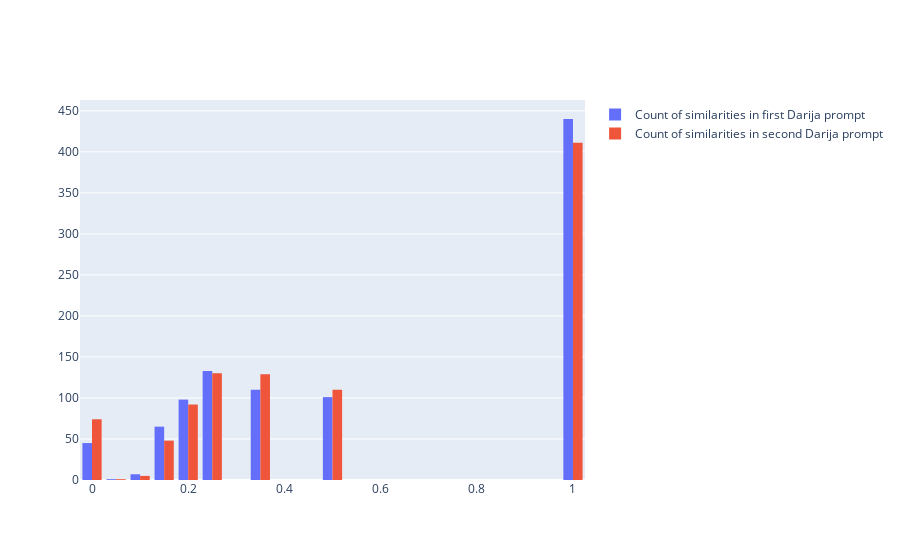

Notebook cell for this chart:
### Code cell
import plotly.graph_objects as go


fig = go.Figure()

fig.add_trace(go.Histogram(histfunc="count", y=dataset['similarity_p1'], x=dataset['similarity_p1'], name="Count of similarities in first Darija prompt"))
fig.add_trace(go.Histogram(histfunc="count", y=dataset['similarity_p2'], x=dataset['similarity_p2'], name="Count of similarities in second Darija prompt"))

fig.show()

### Figure 1 — Plotly figure (JSON) as saved in the notebook; plotly's stock layout.template omitted (floating-point values rounded to 4 significant figures; data arrays with more than 128 entries replaced by an {"elided": "..."} marker saying what was removed)
{"data": [{"histfunc": "count", "name": "Count of similarities in first Darija prompt", "type": "histogram", "x": {"elided": "1000 float values"}, "y": {"elided": "1000 float values"}}, {"histfunc": "count", "name": "Count of similarities in second Darija prompt", "type": "histogram", "x": {"elided": "1000 float values"}, "y": {"elided": "1000 float values"}}], "layout": {}}
